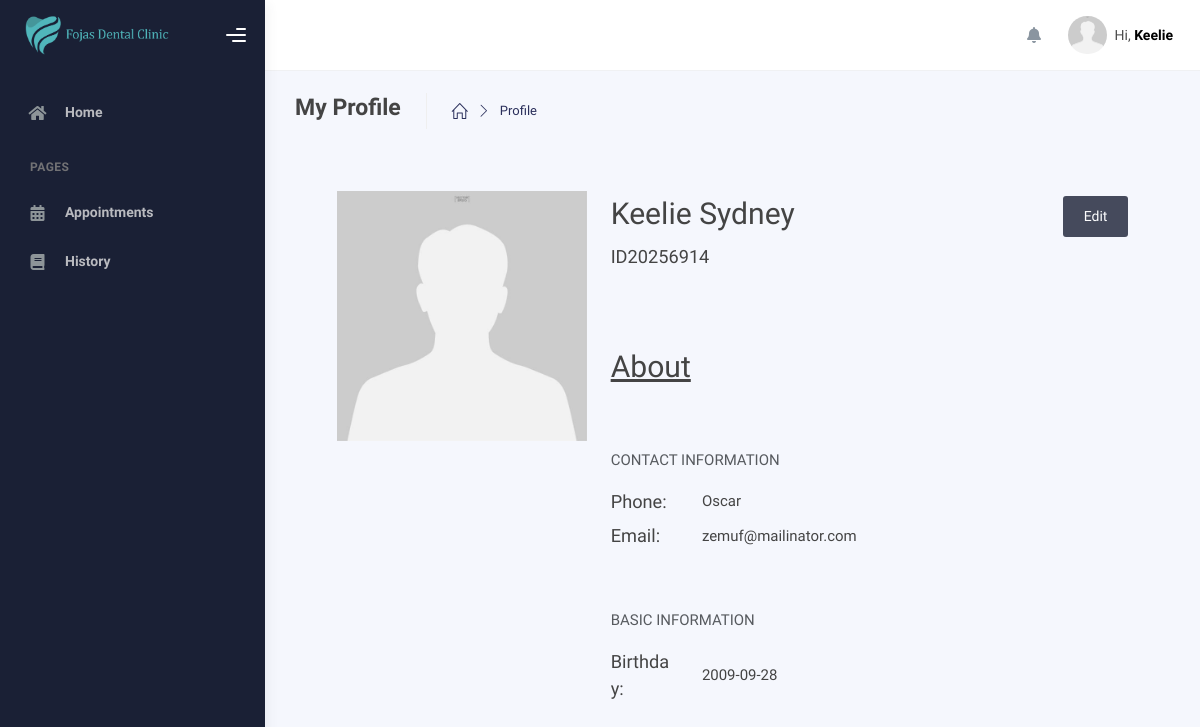
Screenshot of /modules/admin/my-profile.php (signed in) with the database file from the repository.
### tables this page shows
CREATE TABLE `users` (
  `id` int(11) NOT NULL,
  `user_id` int(100) NOT NULL,
  `role_id` int(11) NOT NULL,
  `first_name` varchar(250) NOT NULL,
  `middle_name` varchar(255) NOT NULL,
  `last_name` varchar(255) NOT NULL,
  `mobile_number` varchar(255) NOT NULL,
  `email` varchar(255) DEFAULT NULL,
  `password` varchar(255) NOT NULL,
  `date_of_birth` date NOT NULL,
  `date_created` date NOT NULL,
  `date_updated` date NOT NULL,
  `token` varchar(255) DEFAULT NULL,
  `address` varchar(255) DEFAULT NULL,
  `otp` varchar(100) DEFAULT NULL
);

### modules/queries/Users/users.php (called while the page is built, shortened)
<?php
function getProfile($conn, $user_id, $role) {
  $sql = "SELECT * FROM users WHERE user_id = ? AND role_id = ?";
  $stmt = mysqli_prepare($conn, $sql);
  mysqli_stmt_bind_param($stmt, "ii", $user_id, $role);
  mysqli_stmt_execute($stmt);
  return mysqli_stmt_get_result($stmt);
}

### modules/admin/my-profile.php (the view, shortened to what this page needs)
<?php
include_once($_SERVER['DOCUMENT_ROOT'] . '/dental_appointment/includes/header.php');
include_once($_SERVER['DOCUMENT_ROOT'] . '/dental_appointment/modules/queries/Users/users.php');
$user_id = $_SESSION['user_id'];
$roleId = $_SESSION['role_id'];
?>
    <div class="wrapper">
        <?php include '../../includes/sidebar.php'; ?>
      <div class="main-panel">
        <?php include '../../includes/topbar.php'; ?>
        <div class="container">
          <div class="page-inner">
            <div class="page-header">
                <span class="d-flex justify-content-between align-items-center w-100">
                    <span class="d-flex">
                        <h4 class="page-title">My Profile</h4>
                        <ul class="breadcrumbs d-flex justify-items-center align-items-center">
                            <li class="nav-home">
                            <a href="dashboard.php">
                                <i class="icon-home"></i>
                            </a>
                            </li>
                            <li class="separator">
                                <i class="icon-arrow-right"></i>
                            </li>
                            <li class="nav-item">
                                <a href="patients.php">Profile</a>
                            </li>
                        </ul>
                    </span>
                </span>
            </div>
            <div class="page-category">
                <?php
                $run_profile = getProfile($conn, $user_id, $roleId);
                if(mysqli_num_rows($run_profile) > 0){
                    foreach($run_profile as $row_profile){
                        $name = $row_profile['first_name'] . " " . $row_profile['last_name'];
                        ?>
                        <div class="row p-5">
                            <div class="col-lg-12">
                                <div class="row ">
                                    <div class="col-lg-4">
                                        <img src="../../assets/img/default.jpg" alt="img" height="250">
                                    </div>
                                    <div class="col-lg-8">
                                        <div class="row">
                                            <div class="col-lg-12">
                                                <span class="d-flex justify-content-between align-items-center">
                                                    <p class="h1"><?= $name; ?></p>
                                                    <a class="btn btn-black op-8" href="edit-profile.php?user_id=<?php echo $row_profile['user_id']?>">Edit</a>
                                                </span>
                                                <p class="h5"><?= "ID" . $row_profile['user_id'];?></p>
                                                <br>
                                            </div>
                                        </div>
                                        <div class="row">
                                            <div class="col-lg-12 mt-5">
                                                <h1 style="text-decoration: underline;">About</h1>
                                                <br>
                                                <br>
                                                <p class="text-muted">CONTACT INFORMATION</p>
                                                <div class="row align-items-center">
                                                    <div class="col-lg-2">
                                                        <p class="h5">Phone: </p>
                                                    </div>
                                                    <div class="col-lg-10 ">
                                                        <p class="h6"><?= $row_profile['mobile_number']?></p>
                                                    </div>
                                                </div>
                                                <div class="row align-items-center">
                                                    <div class="col-lg-2">
                                                        <p class="h5">Email: </p>
                                                    </div>
                                                    <div class="col-lg-10 ">
                                                        <p class="h6"><?= $row_profile['email']?></p>
                                                    </div>
                                                </div>
                                                <br>
                                                <br>
                                                <p class="text-muted">BASIC INFORMATION</p>
                                                <div class="row align-items-center">
                                                    <div class="col-lg-2">
                                                        <p class="h5">Birthday: </p>
                                                    </div>
                                                    <div class="col-lg-10 ">
                                                        <p class="h6"><?= $row_profile['date_of_birth']?></p>
                                                    </div>
                                                </div>
                                            </div>
                                        </div>
                                    </div>
                                </div>
                            </div>
                        </div>
                  <?php
                  }
                }
                ?>
            </div>
          </div>
        </div>
      </div>
    </div>
<?php
include_once($_SERVER['DOCUMENT_ROOT'] . '/dental_appointment/includes/scripts.php');
?>

### rows the page displays
users: name "Keelie Sydney", user "20256914", mobile_number "Oscar", email "zemuf@mailinator.com", date_of_birth "2009-09-28"

### other values shown
$first_name "Keelie"
